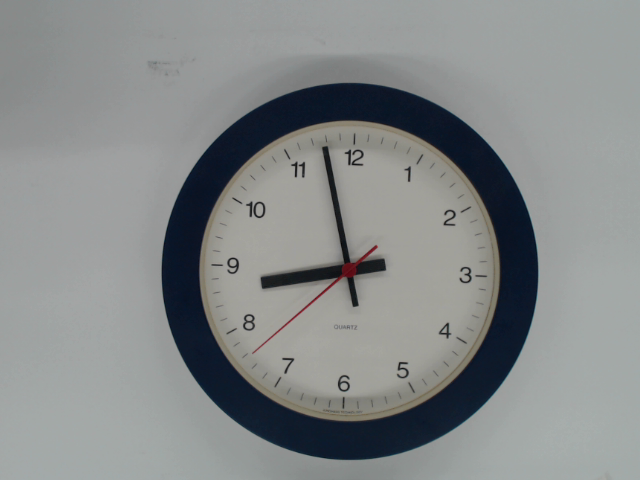
#> input picture images/right_angle/1.png, 640 x 480 px, given in place of the camera
$ python detectCircleUSBCamera.py
#> lines starting #> are read from the running program, lines starting #| are printed output that depends on the picture; after the words box and inside, x2 and y2 are one past the last pixel; in counts of white or black regions, pixels touching at a corner belong together
import cv2
import numpy as np
import matplotlib.pyplot as plt
import time
# Start video capture (0 = default camera; change to 1 or 2 for other USB cameras)
cap = cv2.VideoCapture(1,cv2.CAP_DSHOW)

if not cap.isOpened():
    print("Error: Cannot access camera.")
    exit()

while True:
    ret, frame = cap.read()
#> frame is the input picture: shape (480, 640, 3); mean B, G, R 137.5, 137.4, 133.9
    if not ret:
        print("Failed to grab frame.")
        break

    # Resize frame for consistent processing (optional)
    frame = cv2.resize(frame, (640, 480))

    # Convert to HSV
    hsv = cv2.cvtColor(frame, cv2.COLOR_BGR2HSV)
#> hsv: shape (480, 640, 3); mean H, S, V 75.4, 29.6, 139.9

    # Threshold for dark blue to nearly black
    lower_dark_blue = np.array([100, 0, 0])
    upper_dark_blue = np.array([150, 255, 120])
    mask_dark_blue = cv2.inRange(hsv, lower_dark_blue, upper_dark_blue)
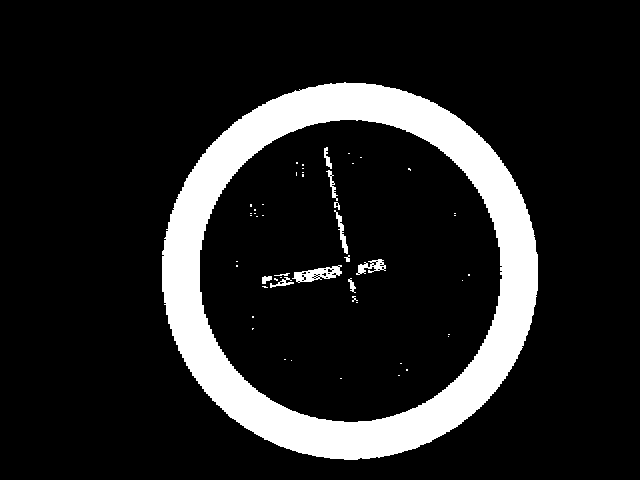
#> mask_dark_blue: shape (480, 640); 13.4% white; 51 white regions (39 under 20 px), largest, box (x1, y1, x2, y2) and area: (162, 82, 538, 460) 39774, (292, 265, 342, 283) 436, (356, 259, 386, 275) 222

    # Bitwise AND to isolate dark blue areas
    result_dark_blue = cv2.bitwise_and(frame, frame, mask=mask_dark_blue)
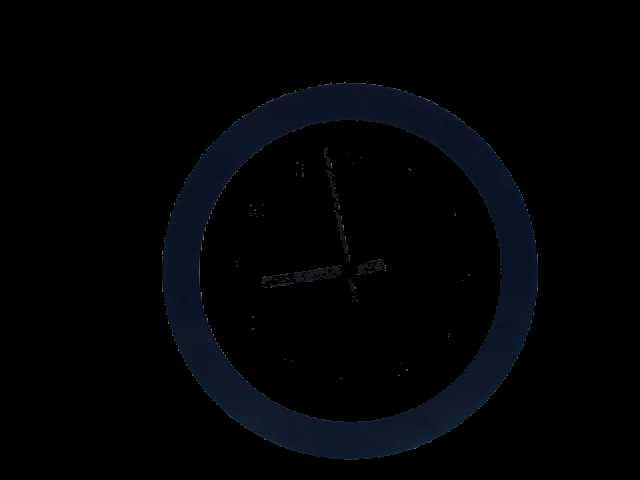
#> result_dark_blue: shape (480, 640, 3); mean B, G, R 5.4, 3.3, 2

    # Convert to grayscale for HoughCircles
    gray_masked = cv2.cvtColor(result_dark_blue, cv2.COLOR_BGR2GRAY)
    _, binary_mask = cv2.threshold(gray_masked, 10, 255, cv2.THRESH_BINARY)
    blurred_mask = cv2.GaussianBlur(binary_mask, (9, 9), 2)
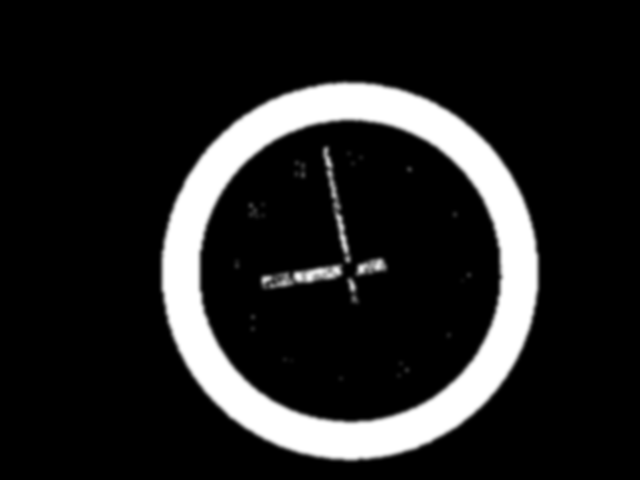
#> blurred_mask: shape (480, 640); min 0, max 255, mean 34.2
    # Detect circles using Hough Transform
    circles_masked = cv2.HoughCircles(
        blurred_mask,
        cv2.HOUGH_GRADIENT,
        dp=1.2,
        minDist=100,
        param1=100,
        param2=30,
        minRadius=120,
        maxRadius=300
    )
#> circles_masked = [[349.8, 271.8, 188.3]]

    # Draw circles
    output = frame.copy()
    if circles_masked is not None:
        circles_masked = np.uint16(np.around(circles_masked))
#> circles_masked = [[350, 272, 188]]
           # Skip frames where only one circle is detected
        print(len(circles_masked))
#| 1
        largest_circle = max(circles_masked[0, :], key=lambda c: c[2])
#> largest_circle = [350, 272, 188]

        x, y, r = largest_circle
#> x = 350; y = 272; r = 188
        if(r<150):
            continue
        cv2.circle(output, (x, y), r, (0, 0, 255), 3)
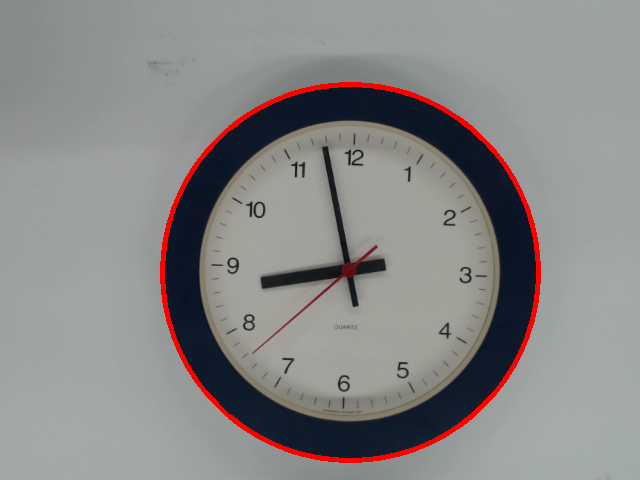
#> output: shape (480, 640, 3); 1.88% of pixels changed, all inside (x1, y1, x2, y2) = (160, 82, 541, 463)
        cv2.circle(output, (x, y), 2, (0, 255, 0), 3)
#> output: shape (480, 640, 3); 0.01% of pixels changed, all inside (x1, y1, x2, y2) = (346, 268, 355, 277)

    # Show original and mask
    cv2.imshow("Camera Feed", output)
    cv2.imshow("Binary Mask", blurred_mask)
    time.sleep(0.5)
    # Press 'q' to exit
    if cv2.waitKey(1) & 0xFF == ord('q'):
#> (key q is pressed here)
        break

# Cleanup
cap.release()
cv2.destroyAllWindows()

$ run again, on images/right_angle/2.png
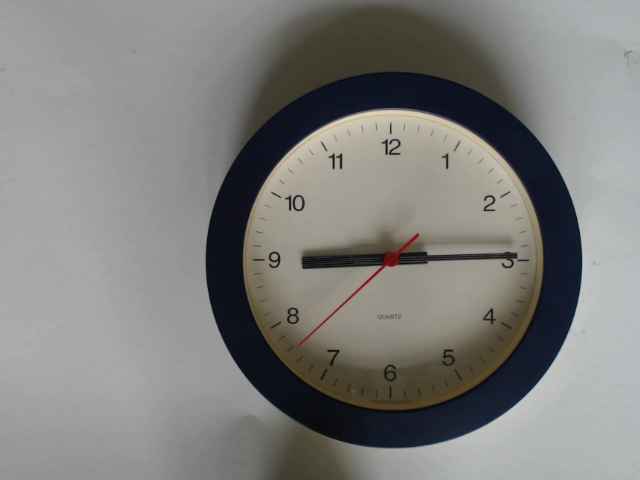
#> input picture images/right_angle/2.png, 640 x 480 px, given in place of the camera
#> frame is the input picture: shape (480, 640, 3); mean B, G, R 124.9, 127.1, 127.4
#> hsv: shape (480, 640, 3); mean H, S, V 58.3, 32.2, 130.7
#> `mask_dark_blue = cv2.inRange(hsv, lower_dark_blue, upper_dark_blue)`:
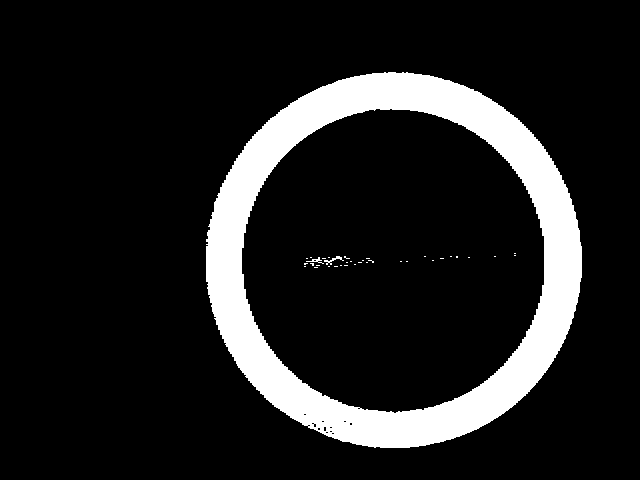
#> mask_dark_blue: shape (480, 640); 12.8% white; 36 white regions (33 under 20 px), largest, box (x1, y1, x2, y2) and area: (206, 72, 582, 448) 39152, (324, 256, 344, 265) 54, (306, 257, 324, 264) 38
#> binary_mask: shape (480, 640); 12.8% white; 37 white regions (34 under 20 px), largest, box (x1, y1, x2, y2) and area: (206, 72, 582, 448) 39018, (324, 256, 344, 265) 53, (306, 257, 324, 264) 35
#> `circles_masked = cv2.HoughCircles( blurred_mask, cv2.HOUGH_GRADIENT, d..`: circles_masked = [[393, 261, 151.4]]
#> `circles_masked = np.uint16(np.around(circles_masked))`: circles_masked = [[393, 261, 151]]
#| 1
#> largest_circle = [393, 261, 151]
#> x = 393; y = 261; r = 151
#> `cv2.circle(output, (x, y), r, (0, 0, 255), 3)`:
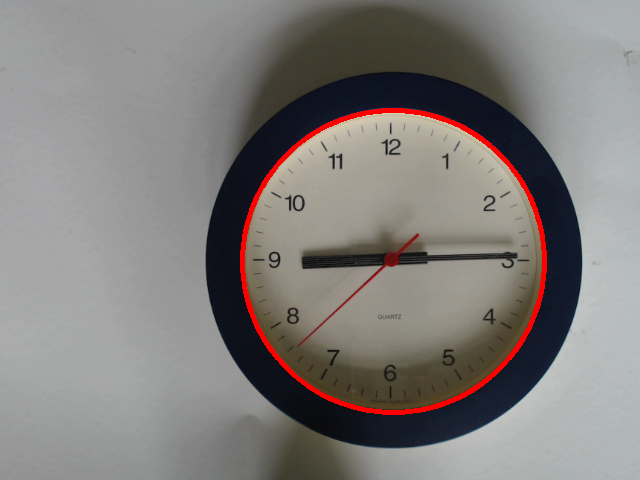
#> output: shape (480, 640, 3); 1.54% of pixels changed, all inside (x1, y1, x2, y2) = (240, 108, 547, 415)

$ run again, on images/right_angle/3.png
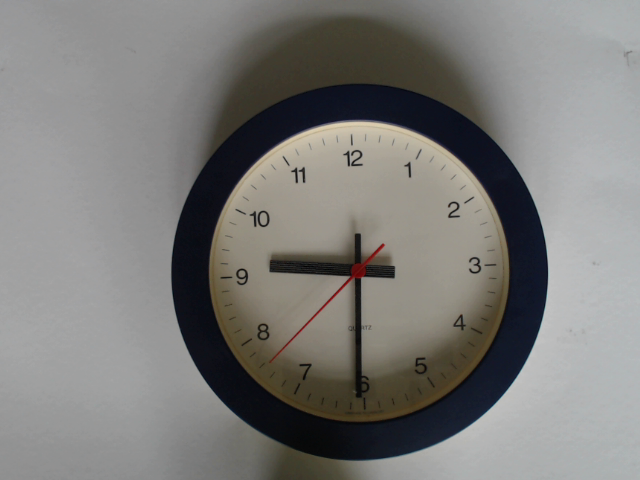
#> input picture images/right_angle/3.png, 640 x 480 px, given in place of the camera
#> frame is the input picture: shape (480, 640, 3); mean B, G, R 121.4, 124, 124.9
#> hsv: shape (480, 640, 3); mean H, S, V 51.3, 32.2, 127.6
#> `mask_dark_blue = cv2.inRange(hsv, lower_dark_blue, upper_dark_blue)`:
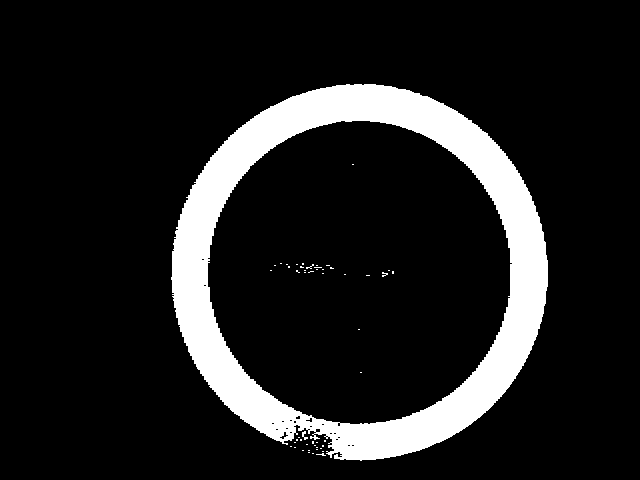
#> mask_dark_blue: shape (480, 640); 12.5% white; 51 white regions (49 under 20 px), largest, box (x1, y1, x2, y2) and area: (171, 84, 548, 461) 38238, (302, 431, 308, 440) 26
#> binary_mask: shape (480, 640); 12.2% white; 68 white regions (67 under 20 px), largest, box (x1, y1, x2, y2) and area: (171, 84, 548, 461) 37264
#> `circles_masked = cv2.HoughCircles( blurred_mask, cv2.HOUGH_GRADIENT, d..`: circles_masked = [[359.4, 273, 151.6]]
#> `circles_masked = np.uint16(np.around(circles_masked))`: circles_masked = [[359, 273, 152]]
#| 1
#> largest_circle = [359, 273, 152]
#> x = 359; y = 273; r = 152
#> `cv2.circle(output, (x, y), r, (0, 0, 255), 3)`:
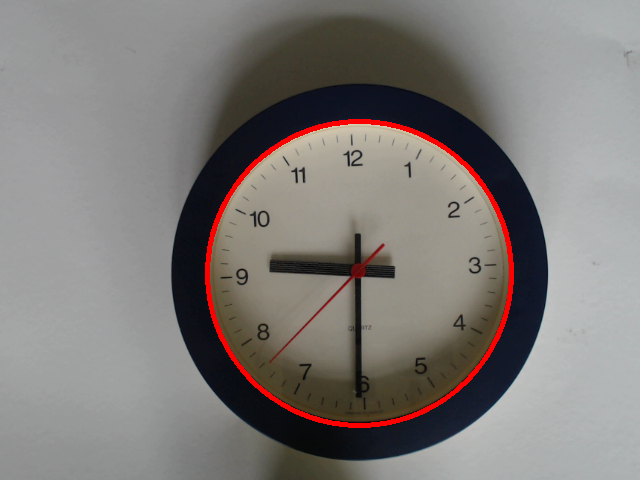
#> output: shape (480, 640, 3); 1.55% of pixels changed, all inside (x1, y1, x2, y2) = (205, 119, 514, 428)
